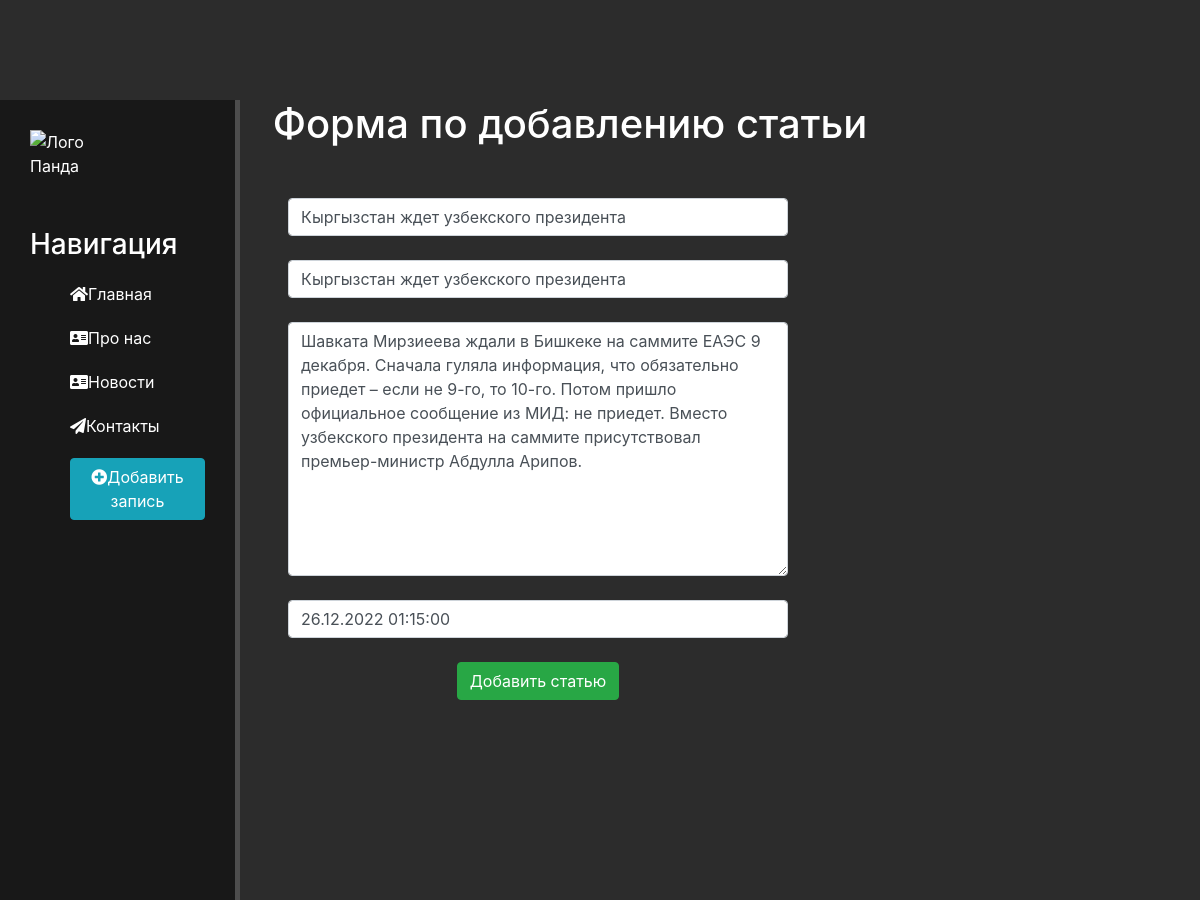
Page /news/4/update on the committed database.
### news/models.py (models this page shows, shortened)
class Artiles(models.Model):
    title = models.CharField('Название', max_length=50)
    anons = models.CharField('Анонс', max_length=250)
    full_text = models.TextField('Статья')
    date = models.DateTimeField('Дата публикации')
    class Meta:
        verbose_name = 'Новость'
        verbose_name_plural = 'Новости'

### news/views.py (the view)
# urls.py: path('<int:pk>/update', views.NewsUpdateView.as_view(), name='news-update'),
class NewsUpdateView(UpdateView):
    model = Artiles
    template_name = 'news/create.html'
    form_class = ArticlesForm

### news/forms.py
class ArticlesForm(ModelForm):
    class Meta:
        model = Artiles
        fields = ['title', 'anons', 'full_text', 'date']
        widgets = {
            "title": TextInput(attrs={
                'class': 'form-control',
                'placeholder': 'Название статьи'
            }),
            "anons": TextInput(attrs={
                 'class': 'form-control',
                  'placeholder': 'Анонс статьи'
            }),
            "date": DateTimeInput(attrs={
                 'class': 'form-control',
                 'placeholder': 'Дата публикации'
            }),
            "full_text": Textarea(attrs={
                'class': 'form-control',
                'placeholder': 'Текст статьи'
            })
        }

### news/templates/news/create.html (shortened to what this page needs)
{% extends 'main/layout.html' %}
{% block content %}
     <div class="features">
        <h1>Форма по добавлению статьи</h1>
        <form method="post">
            {{ form.title }}<br>
            {{ form.anons }}<br>
            {{ form.full_text }}<br>
            {{ form.date }}<br>
            <button class="btn btn-success" type="submit">Добавить статью</button>
        </form>
    </div>
{% endblock %}

### main/static/main/css/main.css (style rules this page uses)
body { background: #2c2c2c; }
main .features { float: center; color: #fff; margin-top: 100px; text-align: center; width: 75% }
main .features h1 { front-size: 50px; }
form { margin-left: 32%; width: 500px; margin-top: 50px; }

### rows in the picture
Artiles: title "Кыргызстан ждет узбекского президента", anons "Кыргызстан ждет узбекского президента", full_text "Шавката Мирзиеева ждали в Бишкеке на саммите ЕАЭС 9 декабря. Сначала гуляла информация, что обязательно приедет – если не 9-го, то 10-го. Потом пришло официальное сообщение из МИД: не приедет. Вместо узбекского президента на саммите присутствовал премьер-министр Абдулла Арипов.", date "26.12.2022 01:15:00"
